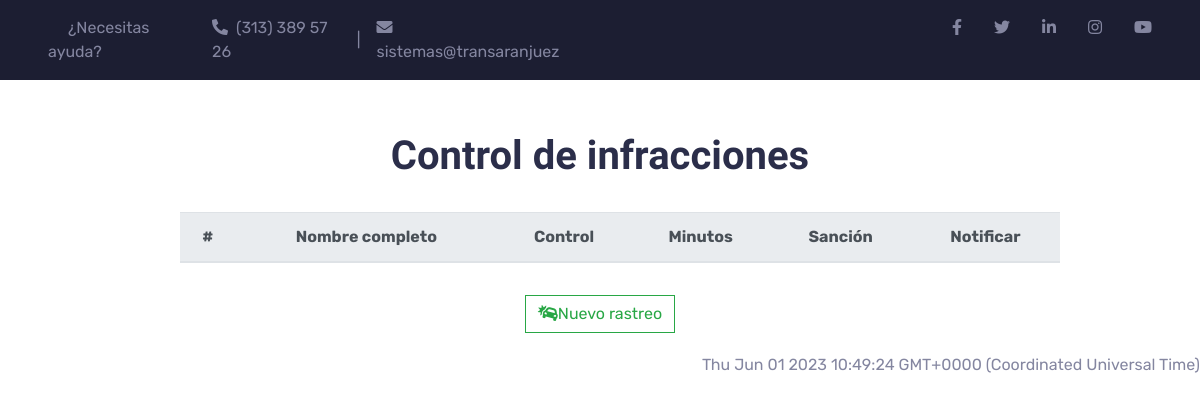
The app's page /horarios/infracciones/, older data.
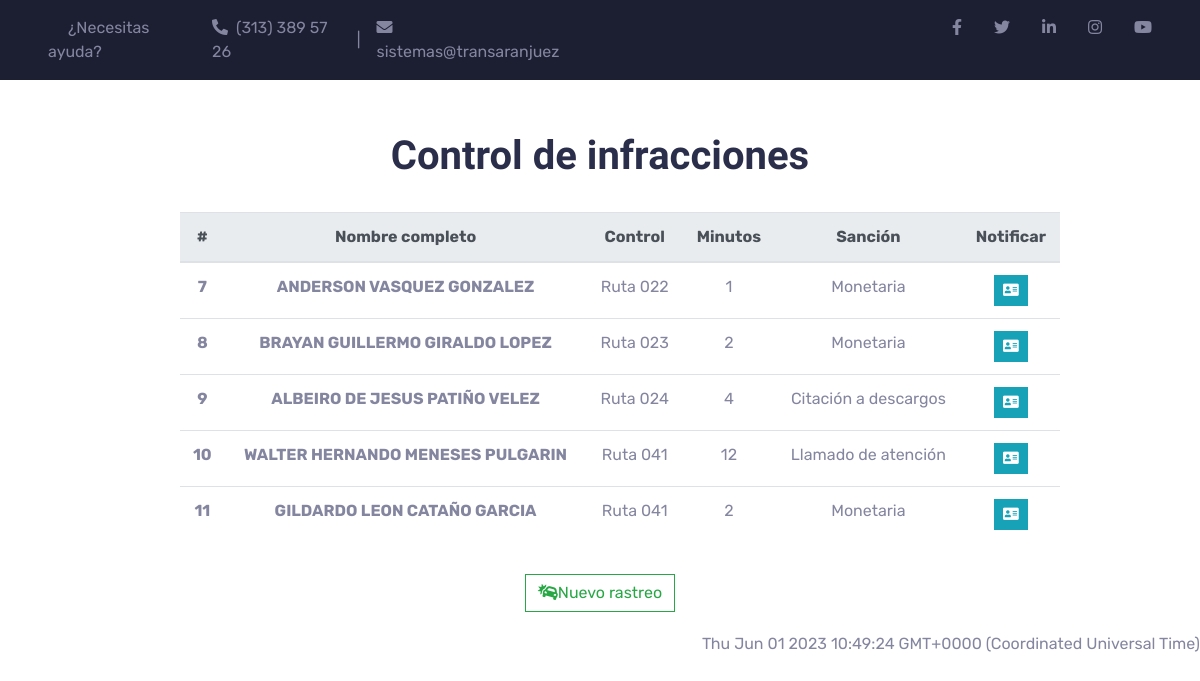
The same page, newer data.
### horarios/models.py (models this page shows)
class infracciones(models.Model):
    documento = models.ForeignKey(
        conductores, null=True, blank=True, on_delete=models.CASCADE)
    control = models.ForeignKey(
        rutas, null=True, blank=True, on_delete=models.CASCADE)
    minutos = models.IntegerField(null=True)
    sancion = models.CharField(max_length=150, null=True)

class conductores(models.Model):
    documento = models.CharField(max_length=12, null=True)
    nombre_completo = models.CharField(max_length=150, null=True)
    tipo_licencia = models.CharField(max_length=10, null=True)
    fechaNacimiento = models.CharField(max_length=10, null=True)
    telefono = models.CharField(max_length=12, null=True)
    bus_asignado = models.CharField(max_length=4, null=True)
    alerta = models.CharField(max_length=150, null=True)
    usuario = models.ForeignKey(User, null=True, on_delete=models.CASCADE)
    def __str__(self):
        return self.nombre_completo

class rutas(models.Model):
    nombre = models.CharField(max_length=150)
    geocerca = models.CharField(max_length=150)
    documento = models.ForeignKey(
        conductores, null=True, blank=True, on_delete=models.CASCADE)
    numero_interno = models.ForeignKey(
        vehiculos, null=True, blank=True, on_delete=models.CASCADE)
    def __str__(self):
        return self.nombre

### horarios/views.py (the view)
# urls.py: path('horarios/infracciones/', views.ver_infracciones, name='infracciones'),
def ver_infracciones(request):
    listado_infracciones = infracciones.objects.all()
    return render(request, 'infracciones.html', {'infracciones': listado_infracciones})

### horarios/templates/infracciones.html (shortened to what this page needs)
{% extends 'base.html' %}
{% block content %}
<h1>Control de infracciones</h1>
<ul>
    <br>
    <div class="table-responsive">
        <table class="table">
            <thead class="thead-light">
                <tr>
                    <th scope="col">#</th>
                    <th scope="col">Nombre completo</th>
                    <th scope="col">Control</th>
                    <th scope="col">Minutos</th>
                    <th scope="col">Sanción</th>
                    <th scope="col">Notificar</th>
                </tr>
            </thead>
            <tbody>
                {% for infraccion in infracciones %}
                <tr>
                    <th scope="row">{{infraccion.id}}</th>
                    <th>{{infraccion.documento}}</th>
                    <td>{{infraccion.control}}</td>
                    <td>{{infraccion.minutos}}</td>
                    <td>{{infraccion.sancion}}</td>
                    <td>
                        <div class="btn-group btn-group-sm" role="group">
                            <a class="btn btn-sm btn-info" href="https://api.whatsapp.com/send/?phone=3176091249"><i class="fa fa-address-card"></i></a>
                        </div>
                    </td>
                </tr>
                {% endfor %}
            </tbody>
        </table>
    </div>
</ul>
<a class="btn btn-outline-success my-2 my-sm-0 text-end" onclick="rastreo()"><i class="fa fa-car-crash"></i>Nuevo
    rastreo</a>
{% endblock %}

### horarios/templates/base.html (shortened to what this page needs)
{% load static %}
<!DOCTYPE html>
<html lang="en">
<head>
    <link href="https://cdnjs.cloudflare.com/ajax/libs/font-awesome/5.15.0/css/all.min.css" rel="stylesheet">
    <link href='{% static "bootstrap.min.css" %}' rel="stylesheet">
    <link href='{% static "style.css" %}' rel="stylesheet">
</head>
<body>
    <div class="container-fluid bg-dark py-3 px-lg-5 d-none d-lg-block">
        <div class="row">
            <div class="col-md-6 text-center text-lg-left mb-2 mb-lg-0">
                <div class="d-inline-flex align-items-center">
                    <a class="text-body pr-3" href=""><i class="fa fa-readme"></i> ¿Necesitas ayuda?</a>
                    <a class="text-body pr-3" href="tel:+573133895726"><i class="fa fa-phone-alt mr-2"></i>(313) 389 57
                        26</a>
                    <span class="text-body">|</span>
                    <a class="text-body px-3" href=""><i class="fa fa-envelope mr-2"></i>sistemas@transaranjuez</a>
                </div>
            </div>
            <div class="col-md-6 text-center text-lg-right">
                <div class="d-inline-flex align-items-center">
                    <a class="text-body px-3" href="">
                        <i class="fab fa-facebook-f"></i>
                    </a>
                    <a class="text-body px-3" href="">
                        <i class="fab fa-twitter"></i>
                    </a>
                    <a class="text-body px-3" href="">
                        <i class="fab fa-linkedin-in"></i>
                    </a>
                    <a class="text-body px-3" href="">
                        <i class="fab fa-instagram"></i>
                    </a>
                    <a class="text-body pl-3" href="">
                        <i class="fab fa-youtube"></i>
                    </a>
                </div>
            </div>
        </div>
    </div>
    <div class="container-fluid py-1">
        <div class="container pt-5 pb-3">
            <div class="row justify-content-center">
                <div class="col-lg-10 text-center">
                    {% block content %}
                    {% endblock %}
                </div>
            </div>
        </div>
    </div>
    <div class="text-right" id="current_date"></div>
</body>
</html>

### horarios/static/style.css (style rules this page uses)
:root { --primary: #36b44b; --secondary: #2B2E4A; --light: #F4F5F8; --dark: #1C1E32; }
h1, h2, .font-weight-bold { font-weight: 700 !important; }

Row changes from the older to the newer data that the page shows:
added infracciones: id "7", documento "ANDERSON VASQUEZ GONZALEZ", control "Ruta 022", minutos "1", sancion "Monetaria"
added infracciones: id "8", documento "BRAYAN GUILLERMO GIRALDO LOPEZ", control "Ruta 023", minutos "2", sancion "Monetaria"
added infracciones: id "9", documento "ALBEIRO DE JESUS PATIÑO VELEZ", control "Ruta 024", minutos "4", sancion "Citación a descargos"
added infracciones: id "10", documento "WALTER HERNANDO MENESES PULGARIN", control "Ruta 041", minutos "12", sancion "Llamado de atención"
added infracciones: id "11", documento "GILDARDO LEON CATAÑO GARCIA", control "Ruta 041", minutos "2", sancion "Monetaria"
